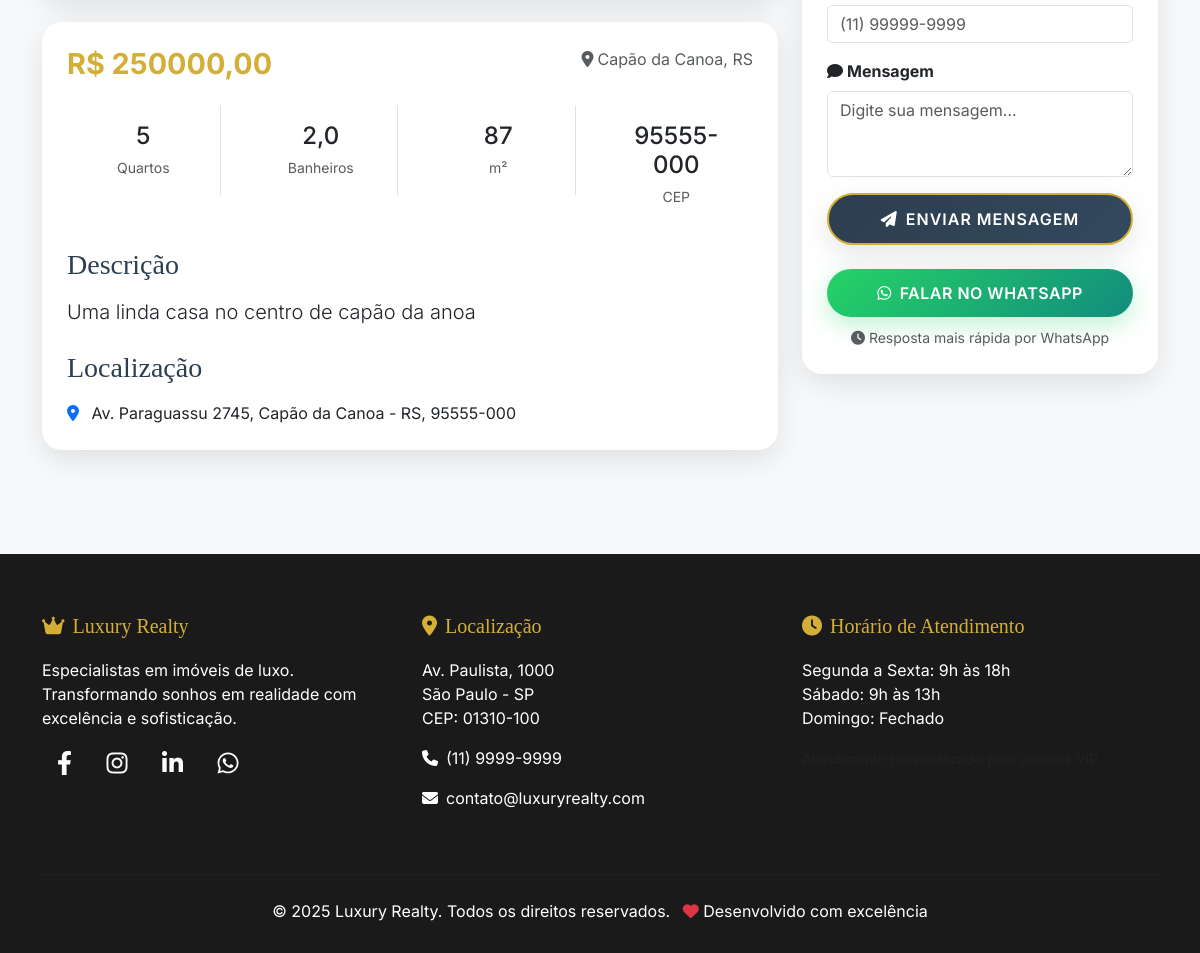
The app's page /imovel/1/ (lower part), older data.
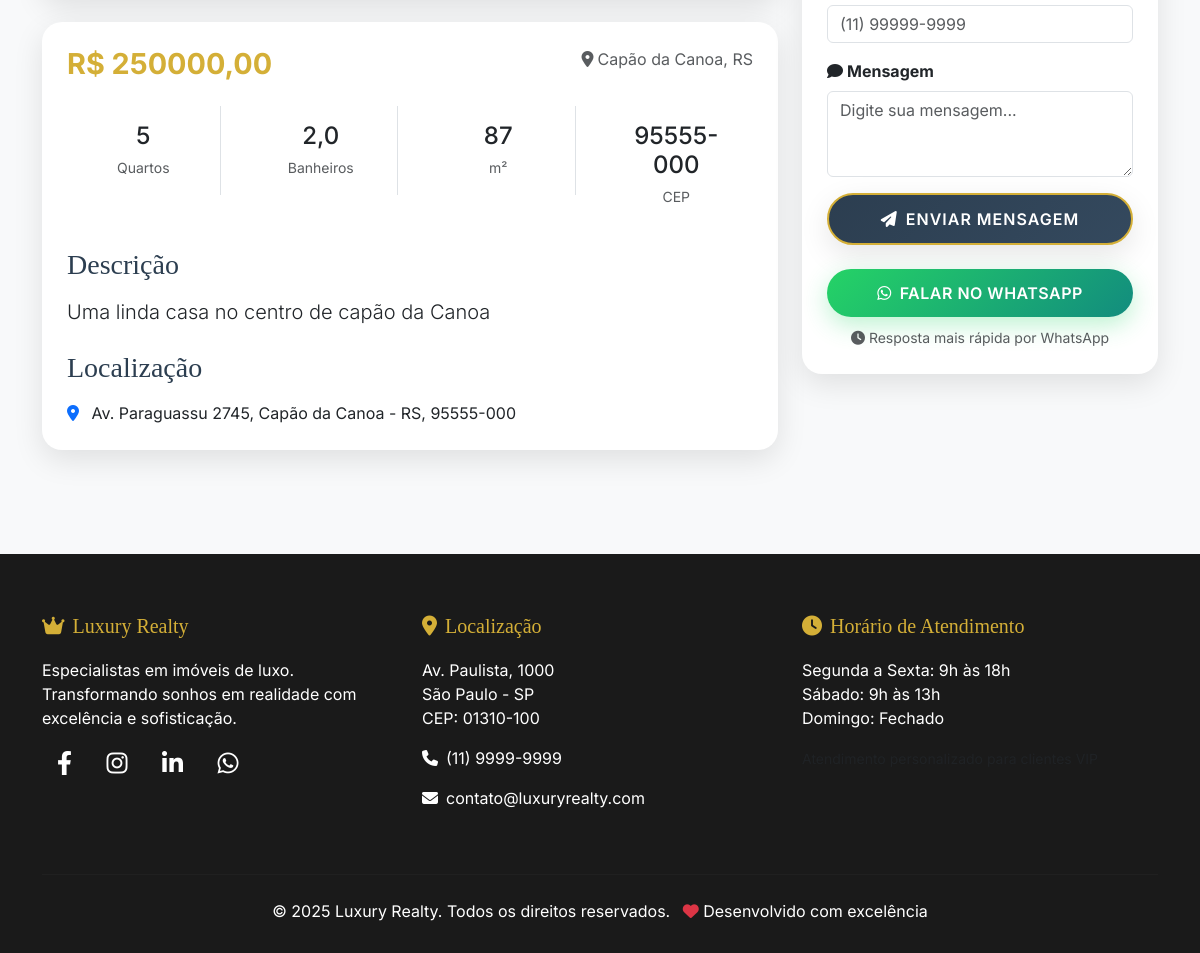
The same page, newer data.
### imoveis/models.py (models this page shows, shortened)
class Property(models.Model):
    title = models.CharField(max_length=200, verbose_name="Título")
    description = models.TextField(verbose_name="Descrição")
    price = models.DecimalField(max_digits=10, decimal_places=2, verbose_name="Preço")
    address = models.CharField(max_length=300, verbose_name="Endereço")
    city = models.CharField(max_length=100, verbose_name="Cidade")
    state = models.CharField(max_length=100, verbose_name="Estado")
    zip_code = models.CharField(max_length=20, verbose_name="CEP")
    bedrooms = models.IntegerField(verbose_name="Quartos")
    bathrooms = models.DecimalField(max_digits=3, decimal_places=1, verbose_name="Banheiros")
    area = models.IntegerField(verbose_name="Área (m²)")
    image = models.ImageField(upload_to='properties/', blank=True, null=True, verbose_name="Imagem")
    whatsapp_number = models.CharField(max_length=20, blank=True, null=True, verbose_name="WhatsApp", help_text="Número do WhatsApp (ex: 5511999999999)")
    rental_type = models.CharField(max_length=20, choices=[('compra', 'Compra'), ('aluguel', 'Aluguel')], default='compra', verbose_name="Tipo de Locação")
    is_available = models.BooleanField(default=True, verbose_name="Disponível")
    created_at = models.DateTimeField(auto_now_add=True, verbose_name="Criado em")
    updated_at = models.DateTimeField(auto_now=True, verbose_name="Atualizado em")
    def get_whatsapp_link(self):
        if self.whatsapp_number:
            number = ''.join(filter(str.isdigit, self.whatsapp_number))
            message = f"Olá! Tenho interesse no imóvel: {self.title} - R$ {self.price:,.2f}. Podemos conversar?"
            encoded_message = message.replace(' ', '%20').replace('\n', '%0A')
            return f"https://wa.me/{number}?text={encoded_message}"
        return None
    class Meta:
        verbose_name = "Imóvel"
        verbose_name_plural = "Imóveis"
        ordering = ['-created_at']

### imoveis/views.py (the view, shortened to what this page needs)
# urls.py: path('imovel/<int:pk>/', views.property_detail, name='property_detail'),
def property_detail(request, pk):
    property = get_object_or_404(Property, pk=pk)
    form = ContactForm()
    is_favorite = False
    if request.user.is_authenticated:
        is_favorite = Favorite.objects.filter(user=request.user, property=property).exists()
    return render(request, 'imoveis/property_detail.html', {
        'property': property,
        'form': form,
        'is_favorite': is_favorite,
    })

### imoveis/forms.py
class ContactForm(forms.ModelForm):
    class Meta:
        model = Contact
        fields = ['name', 'email', 'phone', 'message']
        widgets = {
            'name': forms.TextInput(attrs={'class': 'form-control', 'placeholder': 'Seu nome'}),
            'email': forms.EmailInput(attrs={'class': 'form-control', 'placeholder': 'seu@email.com'}),
            'phone': forms.TextInput(attrs={'class': 'form-control', 'placeholder': '(11) 99999-9999'}),
            'message': forms.Textarea(attrs={'class': 'form-control', 'rows': 3, 'placeholder': 'Digite sua mensagem...'}),
        }
        labels = {
            'name': 'Nome',
            'email': 'Email',
            'phone': 'Telefone',
            'message': 'Mensagem',
        }

### templates/imoveis/property_detail.html (shortened to what the changed rows need)
{% extends 'imoveis/base.html' %}
{% block content %}
<section class="container my-5">
    <div class="row">
        <div class="col-lg-8">
            <div class="card card-luxury mb-4">
                <div class="card-body">
                    <div class="row mb-4">
                        <div class="col-md-6">
                            <h2 class="price-luxury mb-0">R$ {{ property.price|floatformat:2 }}</h2>
                        </div>
                        <div class="col-md-6 text-end">
                            <p class="mb-0 text-muted">
                                <i class="fas fa-map-marker-alt me-1"></i>{{ property.city }}, {{ property.state }}
                            </p>
                        </div>
                    </div>
                    <div class="row text-center mb-4">
                        <div class="col-md-3">
                            <div class="p-3 border-end">
                                <h4 class="mb-1">{{ property.bedrooms }}</h4>
                                <small class="text-muted">Quartos</small>
                            </div>
                        </div>
                        <div class="col-md-3">
                            <div class="p-3 border-end">
                                <h4 class="mb-1">{{ property.bathrooms }}</h4>
                                <small class="text-muted">Banheiros</small>
                            </div>
                        </div>
                        <div class="col-md-3">
                            <div class="p-3 border-end">
                                <h4 class="mb-1">{{ property.area }}</h4>
                                <small class="text-muted">m²</small>
                            </div>
                        </div>
                        <div class="col-md-3">
                            <div class="p-3">
                                <h4 class="mb-1">{{ property.zip_code }}</h4>
                                <small class="text-muted">CEP</small>
                            </div>
                        </div>
                    </div>
                    <h3 class="mb-3" style="color: var(--text-dark); font-family: 'Playfair Display', serif;">Descrição</h3>
                    <p class="lead mb-4">{{ property.description }}</p>
                    <h3 class="mb-3" style="color: var(--text-dark); font-family: 'Playfair Display', serif;">Localização</h3>
                    <p class="mb-0">
                        <i class="fas fa-map-marker-alt me-2 text-primary"></i>
                        {{ property.address }}, {{ property.city }} - {{ property.state }}, {{ property.zip_code }}
                    </p>
                </div>
            </div>
        </div>
    </div>
</section>
{% endblock %}

Row changes from the older to the newer data that the page shows:
changed Property "Capão da Canoa": description "Uma linda casa no centro de capão da anoa" → "Uma linda casa no centro de capão da Canoa"
